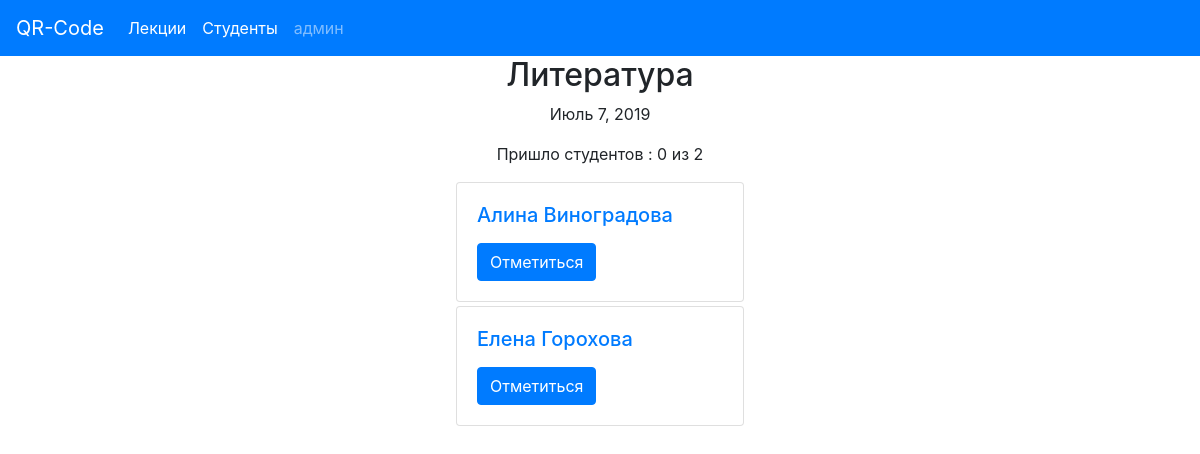
Page /qr/2/lecture/ on the earlier database version.
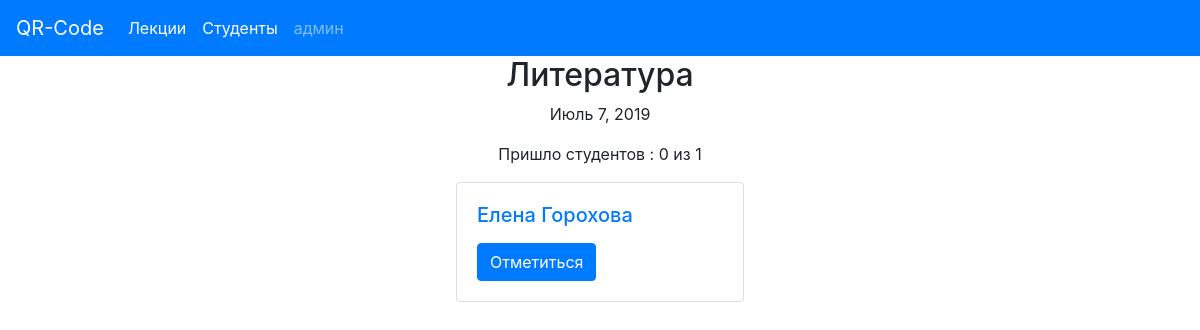
Same page on the later database version.
### testpages/models.py (models this page shows, shortened)
class Student(models.Model):
    name = models.CharField(max_length=150, unique=True)
    active = models.BooleanField(default=True)
    group = models.ForeignKey(
        Group,
        on_delete=models.SET_NULL,
        null=True, blank=True
    )
    def name_admin(self):
        return '{}'.format(self.name)
    name_admin.short_description = 'Студент'
    def group_admin(self):
        return '{}'.format(self.group)
    group_admin.short_description = 'Группа'
    def active_admin(self):
        if self.active :
            return 'Да'
        else:
            return 'Нет'
    active_admin.short_description = 'Активный'
    class Meta:
        verbose_name = 'Студента'
        verbose_name_plural = 'Студенты'
        ordering = ['group', 'name']

### testpages/views.py (the view, shortened to what this page needs)
# urls.py: path('qr/<int:id>/lecture/', LectureIdPage.as_view(), name='lecture_id_page'),
class LectureIdPage(View):
    def get(self, request, id):
        ls = get_object_or_404(Lecture, id__iexact=id)
        students = Student.objects.filter(active=True, group=ls.group.id)
        count = Lecture.objects.get(id=id).group.student_set.filter(active=True).values().count()
        return render(request, 'testpages/lecture_id.html',
                      context={'ls': ls, 'students': students, 'count': count})

### testpages/templates/testpages/lecture_id.html (shortened to what this page needs)
{% extends 'testpages/base_page.html' %}
{% block content %}
            <h2 align="center" >{{ls.title}}</h2>
            <p align="center" >{{ls.date}} </p>
            <p align="center" >Пришло студентов : {{ ls.students_come.count }} из {{count}} </p>
{% for student in students %}
{% if student in ls.students_come.all %}
                <form action= "#" method="post">
                    {% csrf_token %}
                     <div class="card text-white bg-secondary mt-1 ml-auto mr-auto " style="width: 18rem;">
                         <div class="card-body">
                        <h5 class="card-title">{{ student.name }}</h5>
                        <p class="card-text">Вы уже отметились </p>
                      </div>
                    </div>
                </form>
{% else %}
                <form action= "#" method="post">
                     <div class="card text-primary mt-1 ml-auto mr-auto " style="width: 18rem;">
                      <div class="card-body">
                        <h5 class="card-title">{{ student.name }}</h5>
                        <button class="btn btn-primary" >Отметиться</button>
                      </div>
                    </div>
                </form>
{% endif %}
{% endfor %}
{% endblock %}

Differences in the rows shown:
no longer on this page (row edited): Student: name "Алина Виноградова"
Other differences:
{{ count }}: "2" → "1"
